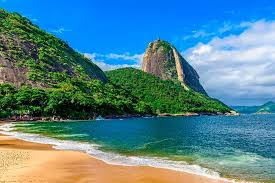
#> input picture projects/project1/pverm.jpeg, 275 x 183 px, found by its file name
$ python project1cmyk.py
#> lines starting #> are read from the running program, lines starting #| are printed output that depends on the picture
from PIL import Image
import numpy as np

def manipular_canais_cmyk_pil(caminho_imagem):
    # Abre a imagem
    imagem = Image.open(caminho_imagem)
#> imagem is the input picture: PIL image 275x183 RGB; mean R, G, B 83, 132.3, 144.9

    # Converte para CMYK
    imagem_cmyk = imagem.convert('CMYK')

    # Separa os canais
    c, m, y, k = imagem_cmyk.split()
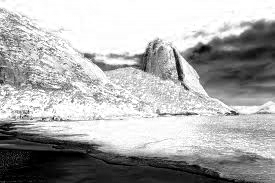
#> c: PIL image 275x183 L; min 0, max 255, mean 172
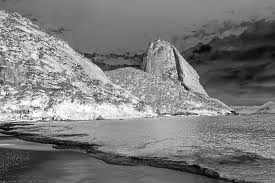
#> m: PIL image 275x183 L; min 0, max 255, mean 122.7
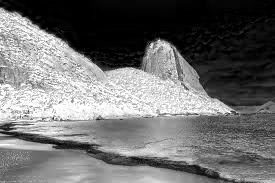
#> y: PIL image 275x183 L; min 0, max 255, mean 110.1
#> k: PIL image 275x183 L; every value is 0

    # Função auxiliar para aumentar a intensidade de um canal
    def aumentar_intensidade(canal, fator=1.5):
#> called with fator = 1.5
        canal_array = np.array(canal)
        canal_modificado = np.clip(canal_array * fator, 0, 255).astype(np.uint8)
        return Image.fromarray(canal_modificado)

    # Cria 4 versões diferentes

    # 1. Aumenta Ciano
    c_modificado = aumentar_intensidade(c)
    imagem_c = Image.merge('CMYK', (c_modificado, m, y, k))
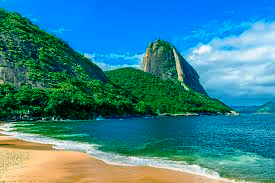
#> imagem_c: PIL image 275x183 CMYK; mean R, G, B 53.6, 132.3, 144.9

    # 2. Aumenta Magenta
    m_modificado = aumentar_intensidade(m)
    imagem_m = Image.merge('CMYK', (c, m_modificado, y, k))
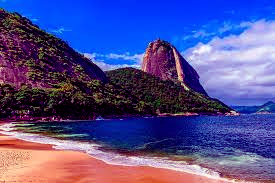
#> imagem_m: PIL image 275x183 CMYK; mean R, G, B 83, 79, 144.9

    # 3. Aumenta Amarelo
    y_modificado = aumentar_intensidade(y)
#> call 3 of aumentar_intensidade, with fator = 1.5
#> in aumentar_intensidade (call 3), `canal_modificado = np.clip(canal_array * fator, 0, 255).astype(np.uint8)`:
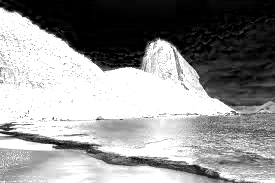
#> canal_modificado: shape (183, 275); min 0, max 255, mean 146.1
    imagem_y = Image.merge('CMYK', (c, m, y_modificado, k))
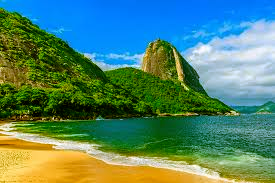
#> imagem_y: PIL image 275x183 CMYK; mean R, G, B 83, 132.3, 108.9

    # 4. Aumenta Preto
    k_modificado = aumentar_intensidade(k)
    imagem_k = Image.merge('CMYK', (c, m, y, k_modificado))

    # Salva as imagens
    # Convertendo para RGB antes de salvar para garantir compatibilidade
    imagem_c.convert('RGB').save('imagem_ciano_pil.jpg', quality=95)
    imagem_m.convert('RGB').save('imagem_magenta_pil.jpg', quality=95)
    imagem_y.convert('RGB').save('imagem_amarelo_pil.jpg', quality=95)
    imagem_k.convert('RGB').save('imagem_preto_pil.jpg', quality=95)

    # Opcionalmente, salva também em formato TIFF que suporta CMYK nativo
    imagem_c.save('imagem_ciano_pil.tiff')
    imagem_m.save('imagem_magenta_pil.tiff')
    imagem_y.save('imagem_amarelo_pil.tiff')
    imagem_k.save('imagem_preto_pil.tiff')

    return imagem_c, imagem_m, imagem_y, imagem_k

# Exemplo de uso
if __name__ == "__main__":
    try:
        imagens = manipular_canais_cmyk_pil('/Users/danielsantana/Projects/pdi2ime/projects/project1/pverm.jpeg')
        print("Imagens geradas com sucesso!")
    except Exception as e:
        print(f"Erro ao processar imagem: {str(e)}")
